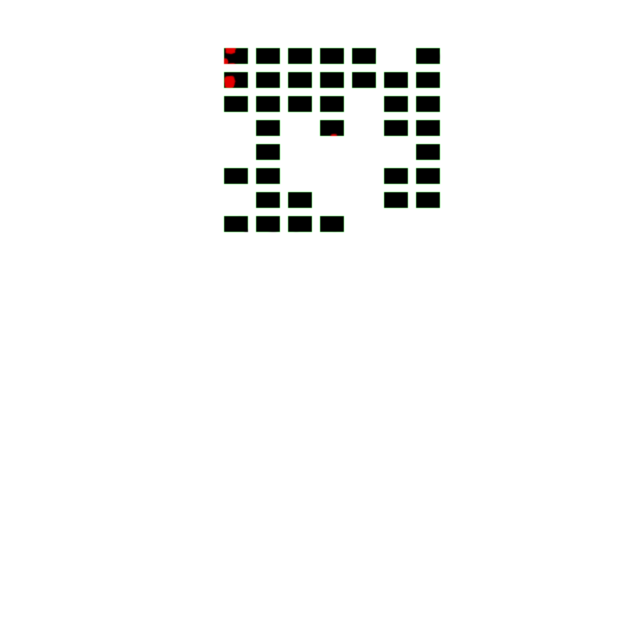
#> input picture assets3d/terrain/splat_a.png, 640 x 640 px
$ python field_cover.py
#> lines starting #> are read from the running program, lines starting #| are printed output that depends on the picture
"""필드 바닥 채움 배치표 만들기(순수 파이썬, 블렌더 불필요). 실행: python3 tools/art3d/field_cover.py
입력: 땅 섞기 그림(splat_a/b), 높이표, field_5x5.json(타일), 유니티 field.json(이미 놓인 소품·건물)
산출: assets3d/layouts/field_cover.json (+ previews/field_cover_density.png : 소품 밀도 전후 비교 지도)
왜 이렇게: 나무·덤불만 6천 개 있고 땅은 비어 있었다. 구역마다 '무엇이 어울리는지'를 땅 종류(흙·풀·자갈·논·낙엽·젖은 땅)로 판단해 작은 것들을 얹는다.
  - 보릿들: 지형 이랑(칸마다 남북 7줄, 1.04m 간격)과 같은 자리에 3D 보리 줄을 세워 평평한 그림이 아니라 '자라는 밭'으로 보이게 한다. 밭머리엔 돌담·볏단·말뚝·호미 소쿠리.
  - 길가: 흙길 가장자리 풀밭에 돌탑·짚 흩어짐·돌. 길 위(흙)에는 아무것도 얹지 않는다(걷는 길 보호).
  - 강변: 물 가까이 부들·짧은 갈대·자갈밭·유목·상사화(저승 꽃). 물속(높이 낮은 곳)에는 두지 않는다.
  - 숲·폐당집: 낙엽·이끼·젖은 흙·돌, 무덤 곁 상사화.
같은 씨앗이면 같은 결과(재현 가능). 좌표는 field_5x5.json 과 같다(x=동, y=북, 원점=남서 모서리, 단위 m).
각 항목 tier: 1=필수(밭·강변·길가 소품) / 2=풀·꽃(저사양에서 코드가 줄여도 되는 것). 소품은 충돌 없는 장식이다."""
import os, json, math, random, collections
import numpy as np
from PIL import Image

HERE = os.path.dirname(os.path.abspath(__file__)); A3 = os.path.join(HERE, "..", "..", "assets3d")
RES = os.path.join(HERE, "..", "..", "unity", "Assets", "Resources")
NM, T = 640, 8.0; WATER_Z = 0.18
WATER_SURF = 0.12   # 이 높이 아래를 '물'로 본다(땅 굴곡이 0.13~0.47m 라 물면 0.18 로 자르면 평지 움푹이 물로 오인된다)
rnd = random.Random(20261025)

# ── 입력 읽기
sa = np.asarray(Image.open(os.path.join(A3, "terrain", "splat_a.png"))).astype(np.float32) / 255     # R=흙 G=풀 B=자갈 A=논. 행0=남쪽
sb = np.asarray(Image.open(os.path.join(A3, "terrain", "splat_b.png"))).astype(np.float32) / 255     # R=낙엽 G=거품 B=젖은 땅
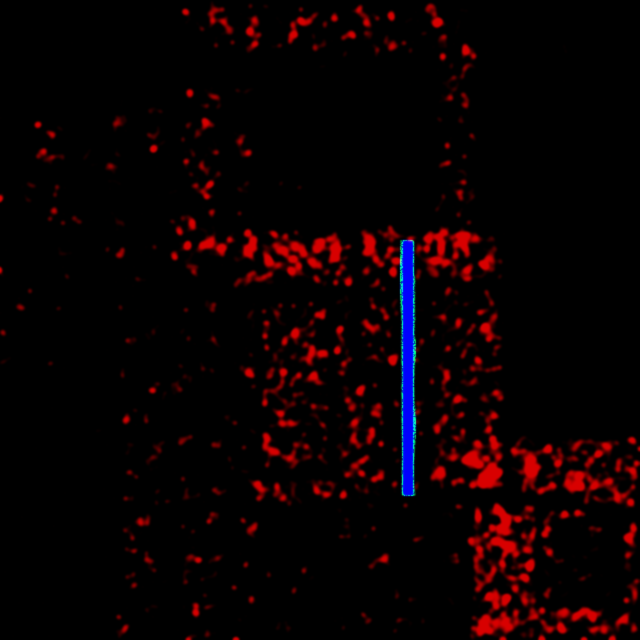
#> input picture assets3d/terrain/splat_b.png, 640 x 640 px
hp = np.asarray(Image.open(os.path.join(A3, "terrain", "terrain_height_2m.png"))).astype(np.float32)
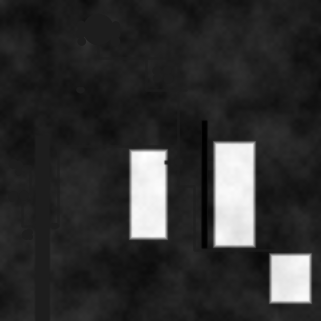
#> input picture assets3d/terrain/terrain_height_2m.png, 321 x 321 px
if hp.ndim == 3: hp = hp[..., 0] * 256 + hp[..., 1] if hp.shape[2] >= 2 and hp[..., 1].max() > 0 else hp[..., 0]
hh = hp / 65535.0 * 8 - 1; HN = hh.shape[0]
#> after `HN = hh.shape[0]`: HN = 321
#> (the run stopped early here; a loop or call above may not have finished)
